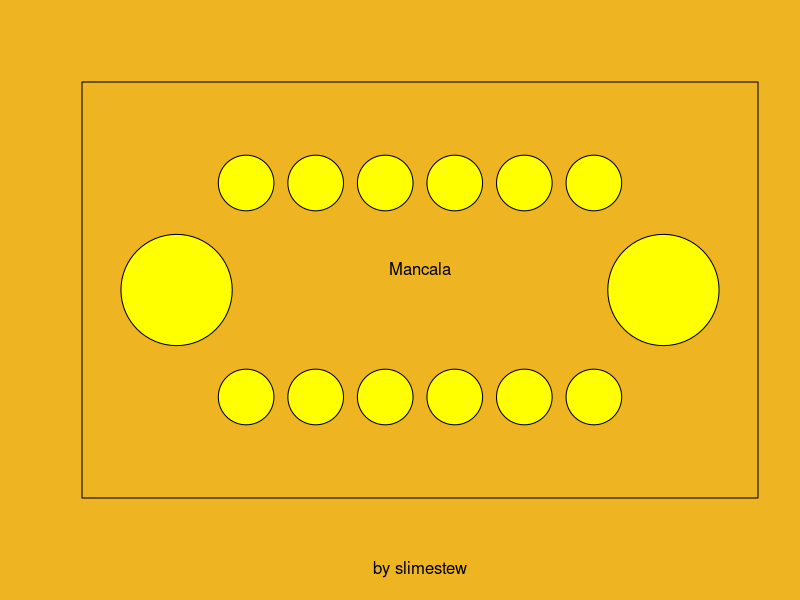

This chart was generated by the following R code: (Note: this script raises an error after producing the figure.)
par(bg = "goldenrod2")
board <- rep(4, 14)
board[7] <- 0
board[14] <- 0
menu <- 0
click <- list(x = 3, y = 3)
options <- c(0, 0, 0)
# Theme
# 4 row board? Y/N
# Human or Computer (computer can go first or second)
themeColors <- c(
  list(c(rep("black", 5), "goldenrod4")), list(rep("white", 6)), list(c("green", "blue", "red", "purple", "cyan", "red"))
)
turn <- 1

drawBoard <- function(board, turn, variation, theme){
  plot(0, 0, type = "n", xlim = c(1, 9), ylim = c(1, 7), col="white", xlab = paste("Player ", turn, "'s turn", sep=""), ylab = "", axes = FALSE, frame.plot = FALSE)
  if(variation){
    for (i in 1:7) {
      for (j in 1:4) {
        rect(i, j+(j>2)*2, i+1, j+1+(j>2)*2, col = "goldenrod2", border = "black")
      }
    }
  } else {
    rect(1, 1, 2, 7, col = "goldenrod2", border = "black")
    rect(8, 1, 9, 7, col = "goldenrod2", border = "black")
    for (i in 2:7) {
      for (j in 0:1) {
        # todo: 2p is backwards, flip right to left
        yOffset <- (j * 4)
        xOffset <- (-2*j+1)*i
        house <- i+(j*7)-1
        symbols(x = xOffset + (0.5+(j*9)), y = yOffset + 2, circles = 0.5, inches = FALSE, bg = "goldenrod2", fg = "black", add = TRUE)
        text(xOffset + (0.5+(j*9)), (j*2)+3, board[house])
        if(board[house] %% 2 == 1 || board[house] >= 9){
          symbols(x = xOffset + (0.5+(j*9)), y = yOffset + 2, circles = 0.125, inches = FALSE, bg = themeColors[[theme]][1], fg = "black", add = TRUE)
        }
        if(board[house] >= 2){
          symbols(x = xOffset + (0.25+(j*9)), y = yOffset + 1.75, circles = 0.125, inches = FALSE, bg = themeColors[[theme]][2], fg = "black", add = TRUE)
          symbols(x = xOffset + (0.75+(j*9)), y = yOffset + 2.25, circles = 0.125, inches = FALSE, bg = themeColors[[theme]][2], fg = "black", add = TRUE)
        }
        if(board[house] >= 4){
          symbols(x = xOffset + (0.75+(j*9)), y = yOffset + 1.75, circles = 0.125, inches = FALSE, bg = themeColors[[theme]][3], fg = "black", add = TRUE)
          symbols(x = xOffset + (0.25+(j*9)), y = yOffset + 2.25, circles = 0.125, inches = FALSE, bg = themeColors[[theme]][3], fg = "black", add = TRUE)
        }
        if(board[house] >= 6){
          symbols(x = xOffset + (0.25+(j*9)), y = yOffset + 2, circles = 0.125, inches = FALSE, bg = themeColors[[theme]][4], fg = "black", add = TRUE)
          symbols(x = xOffset + (0.75+(j*9)), y = yOffset + 2, circles = 0.125, inches = FALSE, bg = themeColors[[theme]][4], fg = "black", add = TRUE)
        }
        if(board[house] >= 8){
          symbols(x = xOffset + (0.5+(j*9)), y = yOffset + 1.75, circles = 0.125, inches = FALSE, bg = themeColors[[theme]][5], fg = "black", add = TRUE)
          symbols(x = xOffset + (0.5+(j*9)), y = yOffset + 2.25, circles = 0.125, inches = FALSE, bg = themeColors[[theme]][5], fg = "black", add = TRUE)
        }
      }
    }
    text(1.5, 4.5, board[14])
    text(8.5, 3.5, board[7])
  #rectangles for stores
  #large circles for pits
  #symbol circles for pieces (center circle for 1, .' for 2, :- for 3, :: for 4, :-: for 5, any more is 6 pips like a die)
  }
}

checkwin <- function(board){
  if(length(board) == 14)
    return(all(board[1:6] == 0) || all(board[8:13] == 0))
  return(all(board[1:14] == 0) || all(board[15:28] == 0))
}

doAI <- function(board, human){
  bestScore <- -1 #it's gotta pick something
  bestOpp <- 0
  bestMove <- 0
  tempBoard <- board
  depth <- 5 #depth can be improved to make it better i guess?
  ownScore <- 7
  if(human == 2)
    ownScore <- 14
  for (store in 2:7) {
    if(board[3*store + 16*(3-human) - 2*(store*(3-human)) - 17] == 0) #same formula but for flipped turns
      next
    tempBoard <- iteratemove(board, 3 - human, 3 - human, depth)[[1]]  #option is 1 if cpu goes second, so the turn will be 2
    print(tempBoard)  
    if( (tempBoard[ownScore] > bestScore) || (tempBoard[ownScore] == bestScore && tempBoard[21 - ownScore] < bestOpp)){
      #beats previous best score, or ties while limiting opponent's score
      bestScore <- tempBoard[ownScore]
      bestOpp <- tempBoard[21 - ownScore]
      bestMove <- store
    }
    tempBoard <- board
  }
  #seems to break as player 1, but works fine on p2
  return(dropp(bestMove, 3 - human, board))
}

iteratemove <- function(board, side, turn, depth){
  bestScore <- -1
  bestOpp <- 0
  bestMove <- 0
  tempBoard <- board
  dropped <- c(0,0)
  ownScore <- 7
  if(side == 2){
    ownScore <- 14
  }
  for (store in 2:7) {
    dropped <- dropp(store, turn, board)
    if(any(is.na(dropped)))
      return(list(dropped[1:14], side, dropped[15], depth-1))
    if(depth>1){
      tempBoard <- iteratemove(dropped[1:14], side, dropped[15], depth-1)[[1]]
      if(side == turn){
        if((tempBoard[ownScore] > bestScore) || (tempBoard[ownScore] == bestScore && tempBoard[21 - ownScore] < bestOpp)){
          #beats previous best score, or ties while limiting opponent's score
          bestScore <- tempBoard[ownScore]
          bestOpp <- tempBoard[21 - ownScore]
          bestMove <- store
        }
      } else { #assume i am playing optimally also
        if((tempBoard[21 - ownScore] > bestScore) || (tempBoard[21 - ownScore] == bestScore && tempBoard[ownScore] < bestOpp)){
          bestScore <- tempBoard[21- ownScore]
          bestOpp <- tempBoard[ownScore]
          bestMove <- store
        }
      }
    }
  }
  return(list(dropped[1:14], side, dropped[15], depth))
}

dropp <- function(selected, turn, board){
  index <- 3*selected + 16*turn - 2 * (selected*turn) - 17 #selected is offset by 1 due to p2's store
  if(board[index] == 0)
    board[index] <- NA
  else{
    temp <- board[index]
    board[index] <- 0
    endingcell <- ((index+temp-1) %% 14) + 1
    
    i <- index
    while(i <= (index+temp-1)){
      if(!((turn == 1 && (i%%14) == 13) || (turn == 2 && (i%%14) == 6))){ #skip opponent's store
        board[(i %% 14) + 1] <- board[(i %% 14) + 1] + 1
      } else { #lengthen loop as we haven't finished
        temp <- temp + 1
      }
      i <- i+1
    } 
    
    if((turn == (endingcell>7)+1) && (board[endingcell] == 1) && (board[-1*endingcell+14] > 0) && (endingcell %% 7 > 0)){ #previously empty pit on on player's side
      board[endingcell] <- 0 #clear your pit
      board[turn*7] <- board[turn*7] + board[-1*endingcell+14] + 1 # add opposing pit and your pit to store
      board[-1*endingcell+14] <- 0 #clear opposing pit
    }
    
    if(!((endingcell == 7 && turn == 1) || (endingcell == 14 && turn == 2))) #last move was store
      turn <- 3 - turn
  }
  
  return(c(board, turn))
}

plot(0, 0, type = "n", xlim = c(0, 9), ylim = c(0, 9), col="white", xlab = "by slimestew", ylab = "", axes = FALSE, frame.plot = TRUE)
symbols(c(2,3,4,5,6,7,2,3,4,5,6,7), c(rep(7,6),rep(2,6)), circles = rep(0.4, 12), add = TRUE, bg = "yellow", inches = FALSE)
symbols(c(1,8), rep(4.5,2), circles = rep(0.8, 2), add = TRUE, bg = "yellow", inches = FALSE)

par(bg = "goldenrod2") #menu
text(4.5,5, "Mancala")

while((floor(click$y) < 5 || floor(click$y) > 8) || menu < 2 ){
  click <- locator(1)
  plot(0, 0, type = "n", xlim = c(0, 9), ylim = c(0, 9), xlab = "", ylab = "", axes = FALSE, frame.plot = FALSE)
  
  if((floor(click$x) > 1 && floor(click$x) < 7) && menu > 0){
    if(floor(click$y) == 3)
      options[1] <- (options[1]+1) %% 3
    if(floor(click$y) == 2)
      options[2] <- (options[2]+1) %% 2
    if(floor(click$y) == 1)
      options[3] <- (options[3]+1) %% 3
  }
  
  rect(1, 5, 7, 6, col = "yellow", border = "pink4")
  rect(1, 3, 7, 4, col = themeColors[[options[1]+1]][6], border = "black")
  rect(1, 2, 7, 3, col = "goldenrod1", border = "black")
  rect(1, 1, 7, 2, col = "goldenrod3", border = "black")
  text(4,8, "Mancala")
  text(4,3.5, "Theme")
  text(4,2.5, "4 Row Board")
  text(4,1.5, ifelse(options[3]<2, ifelse(options[3],"CPU Second","Human"),"CPU First"))
  text(4,5.5, "Start")
  
  menu = min(menu + 1,2)
}

menu <- 0

#game loop
while(!checkwin(board)) {
  if(menu>0 && !checkwin(board)){
    selected <- floor(click$x)
    if(options[3]>0 && turn != options[3]){
      aiStuff <- doAI(board, options[3])
      board <- aiStuff[1:14]
      turn <- aiStuff[15]
    } else if(selected > 1 && selected < 8){
      test <- dropp(selected, turn, board)
      if(!anyNA(test[1:14])){
        board <- test[1:14]
        turn <- test[15]
      }
    }
  }
  
  if(options[3]>0)
    plot(0, 0, type = "n", xlim = c(1, 8), ylim = c(1, 7), col="white", xlab = ifelse(turn==options[4], "Human's turn", "Computer's turn"), ylab = "", axes = FALSE, frame.plot = FALSE)  
  else
    plot(0, 0, type = "n", xlim = c(1, 8), ylim = c(1, 7), col="white", xlab = paste("Player ", turn, "'s turn", sep=""), ylab = "", axes = FALSE, frame.plot = FALSE)
  
  drawBoard(board, turn, options[2], options[1]+1)
  
  menu <- 1
  if(!checkwin(board))
    click <- locator(1)
}

if(options[2] == 0) {
  board[7] <- board[7]+sum(board[1:6])
  board[14] <- board[14]+sum(board[8:13])
  board[c(1:6, 8:13)] <- 0
}

drawBoard(board, turn, options[2])
turn <- 3 - turn
rect(2,2.5,7,6.5, col="white")

if(board[7] == board[14]) {
  text(4.5,3, "Draw!")
  polygon(c(3,4,5,6,7,6,8,5,4,3,4,3)/-3+7, c(3,2,4,3,4,5,10,6,7,6,5,3)/3+3, col="gray")
  polygon(c(3,4,5,6,7,6,8,5,4,3,4,3)/3+2, c(3,2,4,3,4,5,10,6,7,6,5,3)/3+3, col="gray")
} else {
  text(4.5,4, paste("Player ", (board[7]<board[14]) + 1))
  text(4.5,3, "wins!")
  polygon(c(3,3,4,5,6,7,7,3)/2+2, c(4,6,4.5,6,4.5,6,3,3)/2+3.25, col="yellow")
}